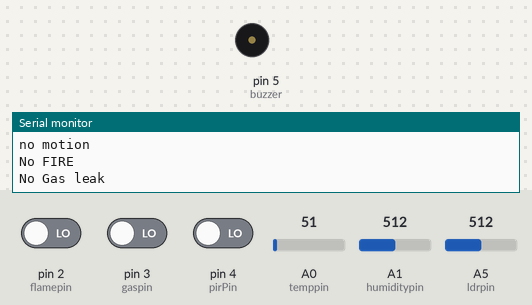
A sketch run on a simulated Arduino Uno, built with avr-gcc and run on an emulated ATmega328P. On the bench: buzzer (waves = sounding), the last lines printed to the serial monitor. The test bench sets the inputs (shaded band); at power-on: pin 2 (flamepin) LOW, pin 3 (gaspin) LOW, pin 4 (pirPin) LOW, A0 (temppin) = 51, A1 (humiditypin) = 512, A5 (ldrpin) = 512.

Above: at 1.2 s.
1.3 s: pin 2 (flamepin) driven HIGH
At 1.64 s:
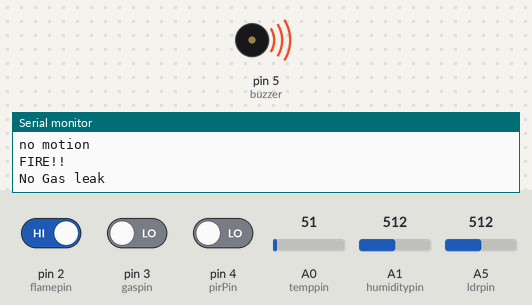
4.3 s: pin 3 (gaspin) driven HIGH
7.3 s: pin 4 (pirPin) driven HIGH
10.3 s: A0 (temppin) set to 23
13.3 s: A0 (temppin) set to 19
16.3 s: A1 (humiditypin) set to 811
19.3 s: A1 (humiditypin) set to 837
Timing chart, 0 to 23.3 s (numbered marks = the images above; inputs shaded):
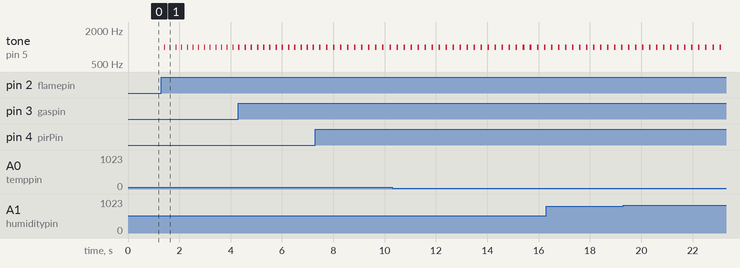

Measured:
- after the input at 1.3 s, tone on pin 5 (buzzer): alternates 1000 Hz for 0.02 s and silent for 0.20 s, starting after 0.11 s

The sketch:

testrun.ino
```cpp
#define flamepin 2
#define gaspin 3
#define ldrpin A5
#define temppin A0
#define humiditypin A1
#define buzzer 5


int flame,gas;
float ldr,humidityread,tempread,rh,humiditydata;
String flame_str,gas_str,motion;

#define pirPin 4
int calibrationTime = 30;
long unsigned int lowIn;
long unsigned int pause = 5000;
boolean lockLow = true;
boolean takeLowTime;
int PIRValue = 0;


void setup() {
  // put your setup code here, to run once:
  Serial.begin(9600);

  pinMode(flamepin, INPUT);
  pinMode(gaspin, INPUT);
  pinMode(ldrpin,INPUT);
  pinMode(pirPin, INPUT);
  pinMode(temppin, INPUT);
  pinMode(humiditypin, INPUT);
  pinMode(buzzer, OUTPUT);


}

void loop() {
  // put your main code here, to run repeatedly:
  delay(200);
  flame = digitalRead(flamepin);
  gas = digitalRead(gaspin);
  ldr = analogRead(ldrpin);
  if(flame==1){
    flame_str="FIRE!!";
    tone(buzzer,1000);
    delay(20);
    noTone(buzzer);
  }else{
    flame_str="No FIRE";

  }
  if(gas==1){
    gas_str="Gas Leak";
    tone(buzzer,1000);
    delay(20);
    noTone(buzzer);;
  }else{
    gas_str="No Gas leak";

  }
////  PIRSensor();
  if((digitalRead(pirPin) == HIGH)&&(ldr<50)){
    motion="Motion detected but low light so light turned on";

  }
  if((digitalRead(pirPin) == HIGH)&&(ldr>50)){
    motion="Motion detected and enough light so light not turned on";
  }
  if(digitalRead(pirPin) == LOW){
    motion="no motion";
  }


  tempread = analogRead(temppin);
  float val = (tempread/1024.0)*5000;
  float tempdata=val/10;
//
//
  humidityread = analogRead(humiditypin);
  rh=((humidityread/1024.0)-0.1515)/0.00636;
  float true_rh=(rh)/(1.0546-0.00216*tempdata);

  Serial.println(tempdata);
  Serial.println(true_rh);


  Serial.println(ldr);
  Serial.println(motion);
  Serial.println(flame_str);
  Serial.println(gas_str);


}
```
